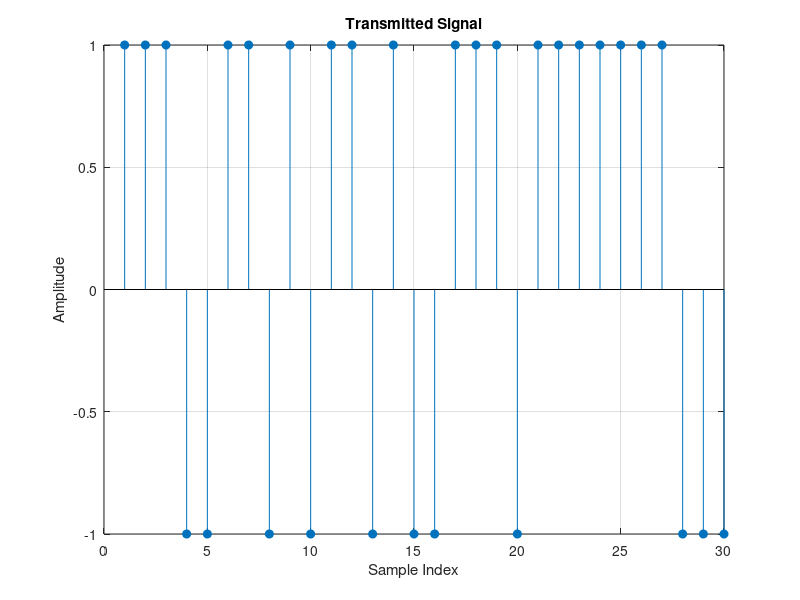
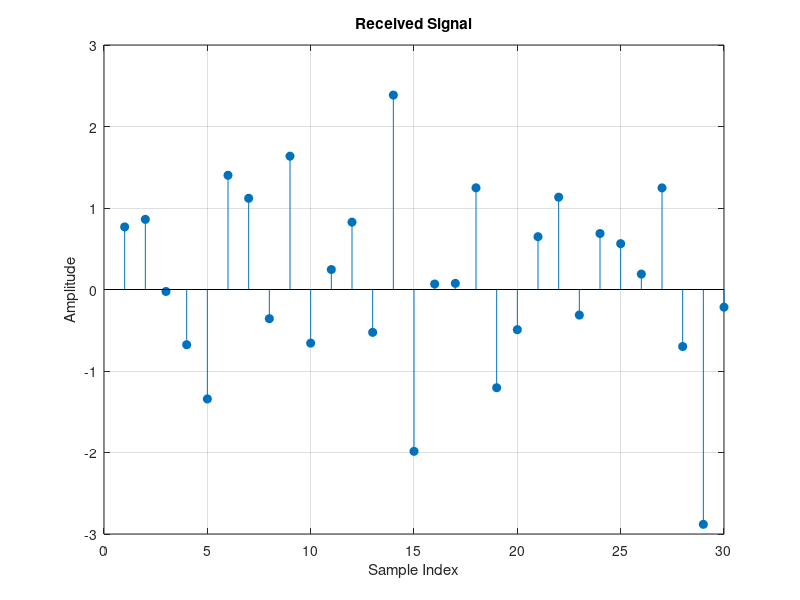
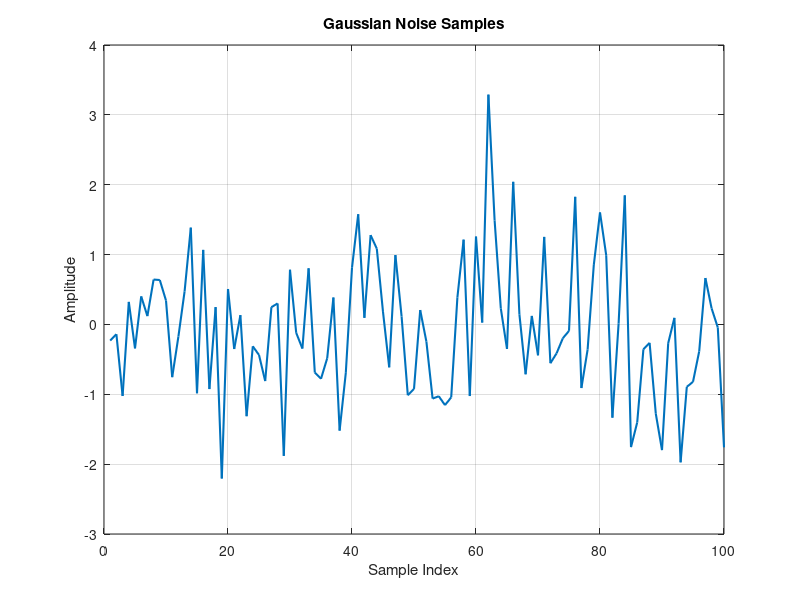

Write the MATLAB code that produced these figures, in order. (Note: this script raises an error after producing the figures.)
clc; clear; close all;
% clc       : مسح نافذة الأوامر
% clear     : حذف جميع المتغيرات من الذاكرة
% close all : إغلاق جميع النوافذ الرسومية المفتوحة

%% إعدادات النظام

% عدد البتات المراد إرسالها في التجربة
n = 1000;

% سعة الإشارة المستخدمة للتمثيل
% سنستخدم +1 لتمثيل البت 1 و -1 لتمثيل البت 0
A = 1;

% الانحراف المعياري للضوضاء Gaussian
% كلما زادت sigma زاد تأثير التشويش
sigma = 1;

%% توليد البتات عشوائياً

% إنشاء متجه يحتوي على n بتات عشوائية (0 أو 1)
data = randi([0 1],1,n);

%% Mapping (تحويل البتات إلى إشارات)

% تحويل البتات الثنائية إلى مستويات إرسال:
% عندما data = 0  يصبح x = -1
% عندما data = 1  يصبح x = +1
%
% المعادلة:
% x = 2*data - 1
x = 2*data - 1;

%% توليد الضوضاء Gaussian

% randn يولد عينات من توزيع طبيعي بمتوسط صفر وانحراف معياري 1
% نضرب في sigma للتحكم بقوة الضوضاء
z = sigma * randn(1,n);

%% تكوين الإشارة المستقبلة

% القناة تضيف الضوضاء إلى الإشارة الأصلية
% y هي الإشارة التي يستقبلها المستقبل
y = x + z;

%% اتخاذ القرار في المستقبل

% قاعدة القرار:
% إذا كانت القيمة المستقبلة أكبر من صفر => نقرر أنها 1
% إذا كانت أصغر أو تساوي صفر => نقرر أنها 0
decision = y > 0;

%% حساب عدد الأخطاء

% نقارن البتات الأصلية مع القرارات المستقبلة
% ~= تعني "غير مساوي"
% إذا اختلفت القيمة فهذا خطأ
errors = sum(decision ~= data);

%% حساب معدل خطأ البتات BER

% BER = عدد الأخطاء / إجمالي عدد البتات
BER = errors / n;

%% طباعة النتائج

fprintf('عدد الأخطاء = %d\n', errors);
fprintf('BER = %.4f\n', BER);

%% رسم أول 30 عينة من الإشارة المرسلة

figure;
stem(x(1:30),'filled');
% رسم قيم أول 30 رمز مرسل على شكل أعمدة منفصلة

title('Transmitted Signal');
xlabel('Sample Index');
ylabel('Amplitude');
grid on;

%% رسم أول 30 عينة من الإشارة المستقبلة

figure;
stem(y(1:30),'filled');
% رسم أول 30 قيمة بعد إضافة الضوضاء
% ستلاحظ أن القيم لم تعد +1 و -1 فقط

title('Received Signal');
xlabel('Sample Index');
ylabel('Amplitude');
grid on;


%% =========================================================
% الجزء الأول : تحليل الضوضاء Gaussian Noise
%% =========================================================

figure;
% فتح نافذة رسم جديدة

plot(z(1:100),'LineWidth',1.5);
% رسم أول 100 عينة من الضوضاء z
% الهدف: مشاهدة كيف تتغير الضوضاء عشوائياً مع الزمن/الفهرس

grid on;
% إظهار الشبكة لتسهيل القراءة

title('Gaussian Noise Samples');
xlabel('Sample Index');
ylabel('Amplitude');

%% ---------------------------------------------------------

figure;
% نافذة رسم جديدة

histogram(z,50,'Normalization','pdf');
% رسم Histogram للضوضاء
% 50 صندوق (bins)
% Normalization = pdf
% لجعل المدرج التكراري يمثل كثافة احتمالية

grid on;

title('Histogram of Noise');
xlabel('z');
ylabel('Probability Density');

%% ---------------------------------------------------------

figure;

histogram(z,50,'Normalization','pdf');
% إعادة رسم Histogram حتى نقارنه مع المنحنى النظري

hold on;
% إبقاء الرسم الحالي وإضافة رسم آخر فوقه

% إنشاء محور أفقي من -4σ إلى +4σ
t = linspace(-4*sigma,4*sigma,1000);

% حساب الدالة النظرية للتوزيع الطبيعي Gaussian PDF
pdf = (1/(sigma*sqrt(2*pi))) * exp(-(t.^2)/(2*sigma^2));

plot(t,pdf,'r','LineWidth',2);
% رسم المنحنى النظري باللون الأحمر

grid on;

title('Histogram vs Theoretical PDF');
legend('Histogram','Theoretical PDF');

%% =========================================================
% الجزء الثاني : حساب BER عند قيم مختلفة من SNR
%% =========================================================

%c; clear; close all;
% تنظيف البيئة من جديد

%% إعدادات المحاكاة

n = 1e5;
% عدد كبير من البتات = 100000
% نستخدم عدد كبير للحصول على BER أدق

A = 1;
% سعة الإشارة

snr_dB = 0:1:10;
% قيم SNR من 0 dB إلى 10 dB بخطوة 1 dB

BER = zeros(size(snr_dB));
% تهيئة مصفوفة لتخزين BER لكل قيمة SNR

%% حلقة المحاكاة

for k = 1:length(snr_dB)

    % تحويل SNR من dB إلى قيمة خطية
    SNR = 10^(snr_dB(k)/10);

    % حساب sigma من قيمة SNR
    % كلما زاد SNR تقل الضوضاء
    sigma = sqrt(A^2/(2*SNR));

    %% توليد البيانات

    data = randi([0 1],1,n);
    % بتات عشوائية

    %% Mapping

    x = 2*data - 1;
    % 0 -> -1
    % 1 -> +1

    %% إضافة الضوضاء

    z = sigma*randn(1,n);
    % ضوضاء Gaussian

    y = x + z;
    % الإشارة المستقبلة

    %% اتخاذ القرار

    decision = y > 0;
    % threshold = 0

    %% حساب BER

    BER(k) = sum(decision ~= data)/n;
    % عدد الأخطاء / عدد البتات

end

%% =========================================================
% رسم BER مقابل SNR
%% =========================================================

semilogy(snr_dB,BER,'o-','LineWidth',2);
% semilogy:
% المحور الأفقي عادي
% المحور الرأسي لوغاريتمي
% لأن BER يكون صغير جداً

grid on;

xlabel('SNR (dB)');
ylabel('BER');
title('BER vs SNR');
